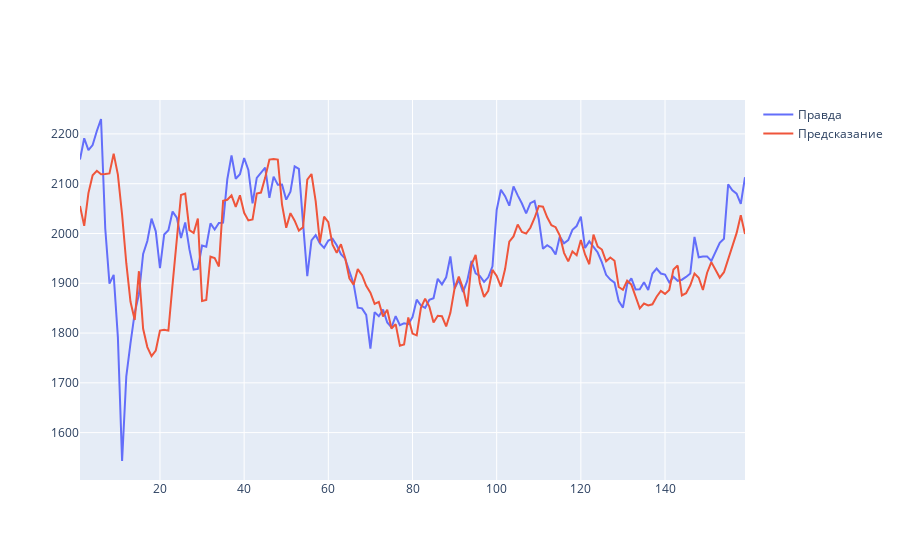

The cell this chart's notebook holds for it:
### Code cell
import plotly.graph_objs as go
x = list(range(1, len(true)))

pred = pred.reshape(-1, pred.shape[-2], pred.shape[-1])
true = true.reshape(-1, true.shape[-2], true.shape[-1])

trues = []

for i in true: 
    trues.append(i[0][0])

preds = []
for i in pred: 
    preds.append(i[0][0])
trace1 = go.Scatter(x=x, y=trues, mode='lines', name='Правда')
trace2 = go.Scatter(x=x, y=preds, mode='lines', name='Предсказание')
data = [trace1, trace2]
fig = go.Figure(data=data)
fig.show()

### Figure 1 — Plotly figure (JSON) as saved in the notebook; plotly's stock layout.template omitted (floating-point values rounded to 4 significant figures; data arrays with more than 128 entries replaced by an {"elided": "..."} marker saying what was removed)
{"data": [{"mode": "lines", "name": "Правда", "type": "scatter", "x": {"elided": "159 int values"}, "y": {"elided": "160 float values"}}, {"mode": "lines", "name": "Предсказание", "type": "scatter", "x": {"elided": "159 int values"}, "y": {"elided": "160 float values"}}], "layout": {}}
